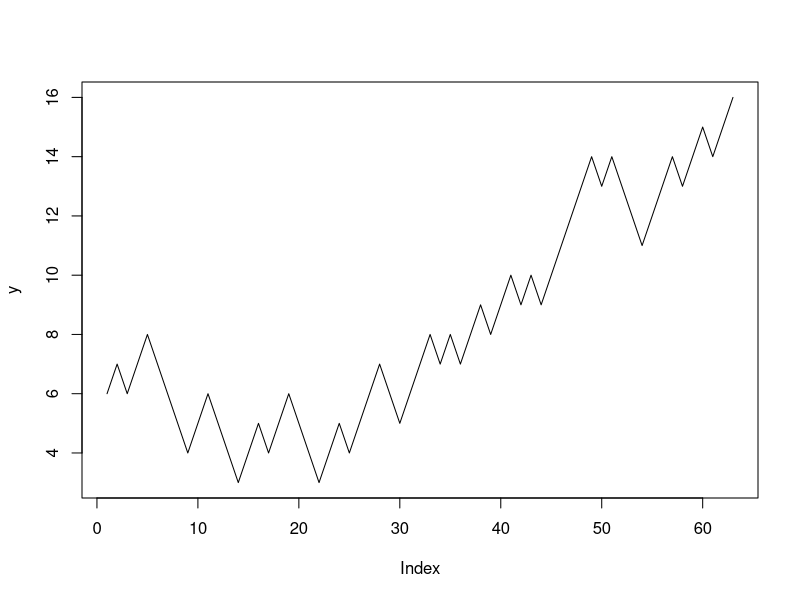
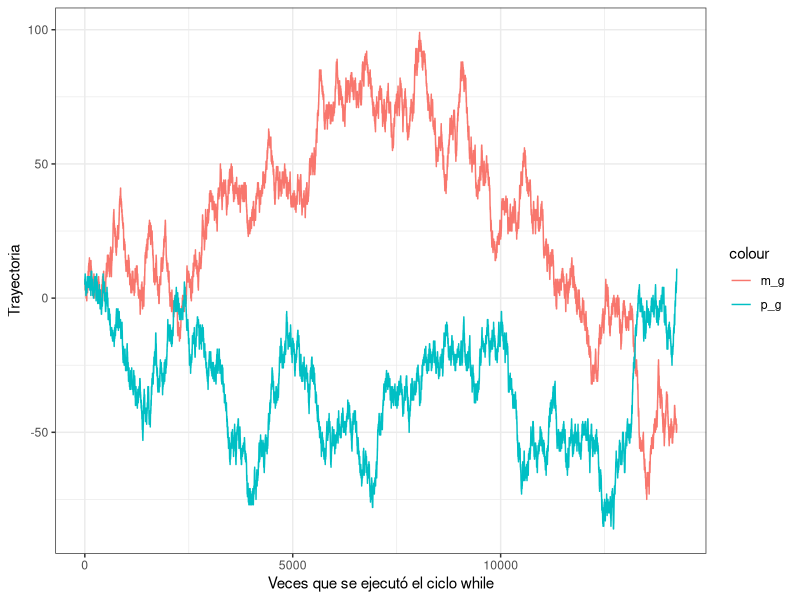
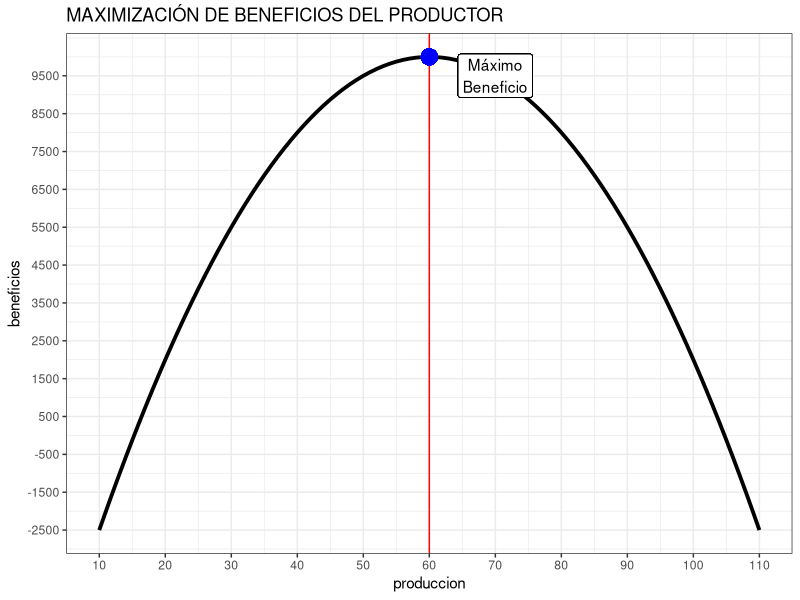

Generate these figures, in order, with R:
## ---- chunk 1
# Definiendo el objeto z.
z<-8

# Aplicando el ciclo while. 
while (z<15) {
  print(paste0("El objeto z vale: ",z))
  z<-z+1
}
## ---- chunk 2
# Creando el objeto x.
x<-7

# Creando el vector y.
y<-c()

# El ciclo while.
while (x>=0 & x<=15) {
  x<-x+sample(c(-1,1), 1)
  y<-c(y,x)
}

# Viendo el último valor que toma x
x
# Por último graficamos los valores que ha tomado x.
plot(y, type = "l")
## ---- chunk 3
# Definiendo los objetos m y p.
m<-4
p<-4

# Definiendo los objetos en donde se guardarán los resultados.
m_g<-c()
p_g<-c()

# El ciclo while.
while (m>=0 | p<=10) {
  m<-m+sample(c(1,-1), 1)
  p<-p+sample(c(1,-1), 1)
  m_g<-c(m_g,m)
  p_g<-c(p_g,p)
}

# Los valores finales que toman m y p.
m
p
# Graficando la trayectoria de m y p.
library(ggplot2)

df<-data.frame(m_g,p_g)
df$n<-1:length(df$m_g)

ggplot(df,aes(x=n,y=m_g, color="m_g"))+
  geom_line()+
  geom_line(aes(y=p_g, color="p_g"))+
  labs(x="Veces que se ejecutó el ciclo while",
       y="Trayectoria")+
  theme_bw()
## ---- chunk 4
# La ecuación a encontrar solución.
# x^2+2*x-3=0

# EL ciclo while.
x<-0
while (TRUE) {
  y<-x**2+2*x
  if(round(y,3)==3){
    print(paste0("La raíz o solución de la ecuación es: ", x))
    break
  }
  x<-x+0.001
}

## ---- chunk 5
# Método sencillo para calcular las raíces de ecuaciones.
as.numeric(polyroot(c(-3,2,1)))
## ---- chunk 6
# Definiendo el vector t.
set.seed(2021)
t<-sample(1:50, 20)
t

# El ciclo while.
r<-0
while(r<=length(t)-1){
  r<-r+1
  if(t[r]%%5==0){
    next
  } else{
    t[r]<-t[r]+1000
  }
}

# Cómo quedó el vector t?
t

## ---- chunk 7
produccion<-10
beneficios<-c()

while (produccion<=110) {
  IMg<-600-8*produccion
  CMg<-2*produccion
  IT<-600*produccion-4*produccion^2
  CT<-produccion^2+8000
  beneficios<-c(beneficios,IT-CT)
  if(IMg-CMg==0){
    print(paste0("La producción máxima se alcanza cuando se produce: ",
                 produccion," unidades"))
  }
  produccion<-produccion+1
}
## ---- chunk 8
df<-data.frame(produccion=10:110,
               beneficios=beneficios)

library(ggplot2)
library(ggrepel)

ggplot(df, aes(x=produccion,y=beneficios))+
  geom_line(size=1.3)+
  scale_x_continuous(breaks = seq(10,110,10))+
  scale_y_continuous(breaks = seq(min(beneficios),max(beneficios),1000))+
  geom_vline(xintercept = 60, color="red")+
  geom_label(x=70, y=max(beneficios)-500,label="Máximo\nBeneficio")+
  geom_point(x=60,y=max(beneficios), size=5, color="blue")+
  labs(title = "MAXIMIZACIÓN DE BENEFICIOS DEL PRODUCTOR")+
  theme_bw()
## ---- chunk 9
produccion<-10
beneficios<-c()

while (produccion<=110) {
  IMg<-600-8*produccion
  CMg<-2*produccion
  IT<-600*produccion-4*produccion^2
  CT<-produccion^2+8000
  beneficios<-c(beneficios,IT-CT)
  if(IMg-CMg==0){
    print(paste0("La producción máxima se alcanza cuando se produce: ",
                 produccion," unidades"))
    break
  }
  produccion<-produccion+1
}
## ---- chunk 10
# Ingresos totales. 
IT
# Costos Totales.
CT
# Beneficio total.
beneficios[length(beneficios)]
## ---- chunk 11
# Para calcular el ingreso marginal.
IT<-expression(600*Q-4*Q^2)

# Derivando.
D(IT,"Q")
# Para calcular el costo marginal.
CT<-expression(Q^2+8000)

# Derivando.
D(CT,"Q")

